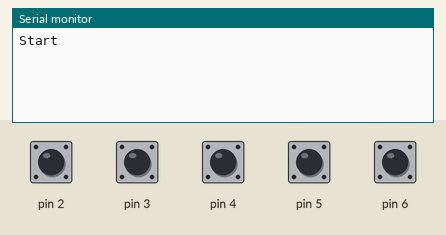
The sketch below on a simulated Arduino Leonardo, built with avr-gcc and run on an emulated ATmega32U4. On the bench: the last lines printed to the serial monitor. Inputs (shaded band) come from the test bench; at power-on: pin 2–6 HIGH. USB keyboard and mouse output is not drawn.

Above: at 1.2 s.
1.3 s: pin 2 pulled LOW for 0.15 s
At 2.3 s:
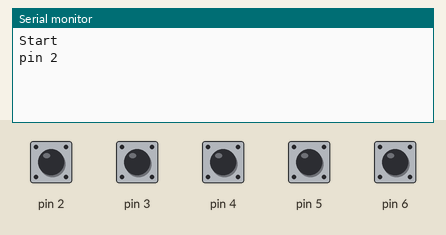
2.9 s: pin 3 pulled LOW for 0.15 s
At 3.6 s:
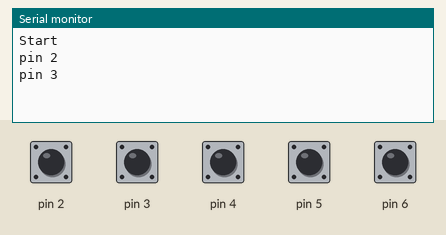
4.5 s: pin 4 pulled LOW for 0.15 s
At 5.7 s:
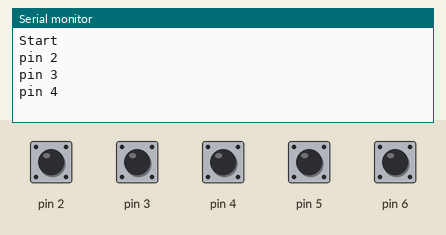
6.1 s: pin 5 pulled LOW for 0.15 s
At 7.2 s:
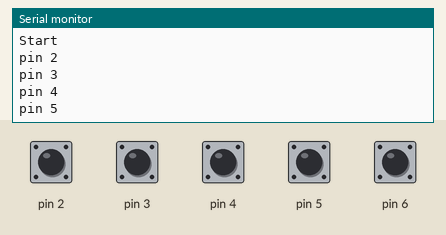
7.7 s: pin 6 pulled LOW for 0.15 s
At 8.4 s:
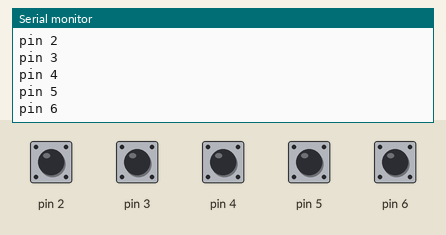
Timing chart, 0 to 10.3 s (numbered marks = the images above; inputs shaded):
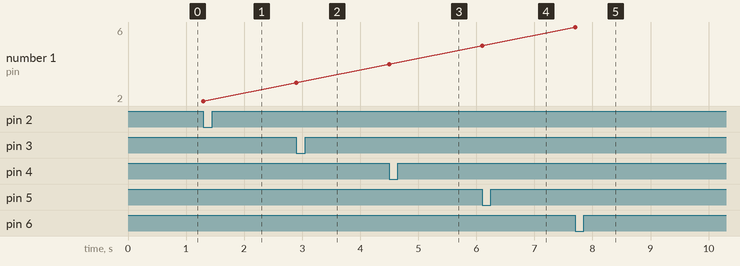

The sketch:

controller.ino
```cpp
#include <Keyboard.h>
void setup() {
  Keyboard.begin();
  Serial.begin(9600);
  pinMode(2, INPUT_PULLUP);
  pinMode(3, INPUT_PULLUP);
  pinMode(4, INPUT_PULLUP);
  pinMode(5, INPUT_PULLUP);
  pinMode(6, INPUT_PULLUP);
  Serial.println("Start");

}
  bool isPressed2;
  bool isPressed3;
  bool isPressed4;
  bool isPressed5;
  bool isPressed6;

// the loop function runs over and over again forever
void loop() {

  if (digitalRead(2) == LOW && !isPressed2)
  {
    Serial.println("pin 2");
    Keyboard.press('w');
    isPressed2 = true;

  }
  if (digitalRead(3) == LOW && !isPressed3)
  {
    Serial.println("pin 3");
    Keyboard.press('d');
    isPressed3 = true;

  }
  if (digitalRead(4) == LOW && !isPressed4)
  {
    Serial.println("pin 4");
    Keyboard.press('k');
    isPressed4 = true;
  }
  if (digitalRead(5) == LOW && !isPressed5)

  {
    Serial.println("pin 5");
    Keyboard.press('a');
    isPressed5 = true;

  }
  if (digitalRead(6) == LOW && !isPressed6)
  {
    Serial.println("pin 6");
    Keyboard.press('s');
    isPressed6 = true;
  }

  //   if (digitalRead(2) == LOW && !isPressed2)
  // {
  //   Serial.println("pin 2");
  //   Keyboard.press('w');
  //   isPressed2 = true;

  // }
  // if (digitalRead(3) == LOW && !isPressed3)
  // {
  //   Serial.println("pin 3");
  //   Keyboard.press('d');
  //   isPressed3 = true;

  // }
  // if (digitalRead(4) == LOW && !isPressed4)
  // {
  //   Serial.println("pin 4");
  //   Keyboard.press('k');
  //   isPressed4 = true;
  // }
  // if (digitalRead(5) == LOW && !isPressed5)

  // {
  //   Serial.println("pin 5");
  //   Keyboard.press('a');
  //   isPressed5 = true;

  // }
  // if (digitalRead(6) == LOW && !isPressed6)
  // {
  //   Serial.println("pin 6");
  //   Keyboard.press('s');
  //   isPressed6 = true;
  // }

  if (digitalRead(2) == HIGH)
  {
    Keyboard.release('w');
    isPressed2 = false;
  }
  if (digitalRead(3) == HIGH)
  {
    Keyboard.release('d');
    isPressed3 = false;
  }
  if (digitalRead(4) == HIGH)
  {
    Keyboard.release('k');
    isPressed4 = false;
  }
  if (digitalRead(5) == HIGH)
  {
    Keyboard.release('a');
    isPressed5 = false;
  }
  if (digitalRead(6) == HIGH)
  {
    Keyboard.release('s');
    isPressed6 = false;
  }

  // if (digitalRead(2) == LOW)
  // {
  //   Serial.println("pin 2");
  //   Keyboard.press('w');
  //   Keyboard.release('w');
  //
  //
  // }
  // if (digitalRead(3) == LOW)
  // {
  //   Serial.println("pin 3");
  //   Keyboard.press('d');
  //   Keyboard.release('d');
  //
  //
  // }
  // // if (digitalRead(4) == LOW)
  // // {
  // //   Serial.println("pin 4");
  // //   Keyboard.press('k');
  // //   Keyboard.release('k');
  // //
  // //
  // // }
  // if (digitalRead(4) == LOW && !isPressed4)
  // {
  //   Serial.println("pin 4");
  //   Keyboard.press('k');
  //   Keyboard.release('k');
  //   isPressed4 = true;
  //
  // }
  // if (digitalRead(5) == LOW)
  //
  // {
  //   Serial.println("pin 5");
  //   Keyboard.press('a');
  //   Keyboard.release('a');
  //
  //
  // }
  // if (digitalRead(6) == LOW)
  // {
  //   Serial.println("pin 6");
  //   Keyboard.press('s');
  //   Keyboard.release('s');
  //
  //
  // }
  //
  // if (digitalRead(4) == HIGH)
  // {
  //   isPressed4 = false;
  // }
}
```

Measured:
- after the input at 1.3 s, the serial monitor: prints a new line at once (image 1)
- after the input at 2.9 s, the serial monitor: prints a new line at once (image 2)
- after the input at 4.5 s, the serial monitor: prints a new line at once (image 3)
- after the input at 6.1 s, the serial monitor: prints a new line at once (image 4)
- after the input at 7.7 s, the serial monitor: prints a new line at once (image 5)
- plotted number 1: 2 → 3 after the input at 2.9 s, 3 → 4 after the input at 4.5 s, 4 → 5 after the input at 6.1 s, 5 → 6 after the input at 7.7 s
